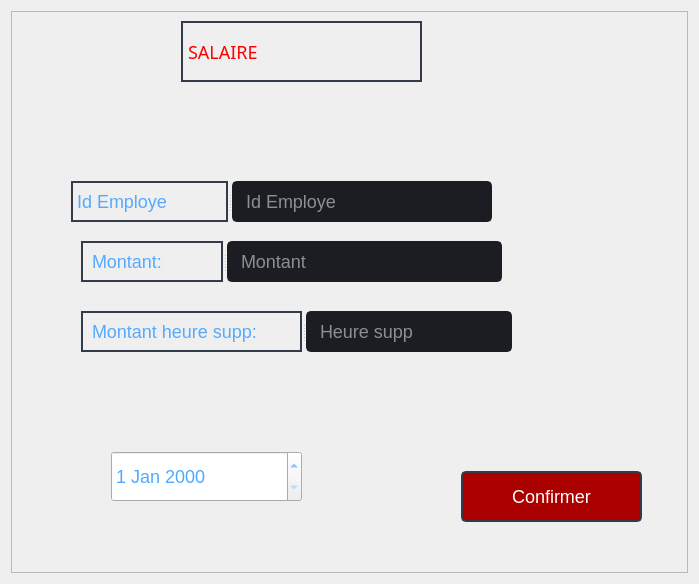
<?xml version="1.0" encoding="UTF-8"?>
<ui version="4.0">
 <class>salaire</class>
 <widget class="QDialog" name="salaire">
  <property name="geometry">
   <rect>
    <x>0</x>
    <y>0</y>
    <width>699</width>
    <height>584</height>
   </rect>
  </property>
  <property name="windowTitle">
   <string>Dialog</string>
  </property>
  <property name="styleSheet">
   <string notr="true">background-color: rgb(40, 44, 52);
QDialog {background: transparent; }
QToolTip {
	color: #ffffff;
	background-color: rgba(27, 29, 35, 160);
	border: 1px solid rgb(40, 40, 40);
	border-radius: 2px;
}
*{
	
	font-size:18px;
};
border-radius: 5px;
gridline-color: transparent;
border-bottom: 1px solid rgb(44, 49, 60);
color: rgb(255, 96, 96);
QMainWindow {background: transparent; }
QToolTip {
	color: #ffffff;
	background-color: rgba(27, 29, 35, 160);
	border: 1px solid rgb(40, 40, 40);
	border-radius: 2px;
}</string>
  </property>
  <layout class="QHBoxLayout" name="horizontalLayout">
   <item>
    <widget class="QFrame" name="frame">
     <property name="styleSheet">
      <string notr="true">background-color: rgb(40, 44, 52);/* LINE EDIT */
QLineEdit {
	background-color: rgb(27, 29, 35);
	border-radius: 5px;
	border: 2px solid rgb(27, 29, 35);
	padding-left: 10px;
}
QLineEdit:hover {
	border: 2px solid rgb(64, 71, 88);
}
QLineEdit:focus {
	border: 2px solid rgb(91, 101, 124);
}

/* SCROLL BARS */
QScrollBar:horizontal {
    border: none;
    background: rgb(52, 59, 72);
    height: 14px;
    margin: 0px 21px 0 21px;
	border-radius: 0px;
}
QScrollBar::handle:horizontal {
    background: rgb(85, 170, 255);
    min-width: 25px;
	border-radius: 7px
}
QScrollBar::add-line:horizontal {
    border: none;
    background: rgb(55, 63, 77);
    width: 20px;
	border-top-right-radius: 7px;
    border-bottom-right-radius: 7px;
    subcontrol-position: right;
    subcontrol-origin: margin;
}
QScrollBar::sub-line:horizontal {
    border: none;
    background: rgb(55, 63, 77);
    width: 20px;
	border-top-left-radius: 7px;
    border-bottom-left-radius: 7px;
    subcontrol-position: left;
    subcontrol-origin: margin;
}
QScrollBar::up-arrow:horizontal, QScrollBar::down-arrow:horizontal
{
     background: none;
}
QScrollBar::add-page:horizontal, QScrollBar::sub-page:horizontal
{
     background: none;
}
 QScrollBar:vertical {
	border: none;
    background: rgb(52, 59, 72);
    width: 14px;
    margin: 21px 0 21px 0;
	border-radius: 0px;
 }
 QScrollBar::handle:vertical {	
	background: rgb(85, 170, 255);
    min-height: 25px;
	border-radius: 7px
 }
 QScrollBar::add-line:vertical {
     border: none;
    background: rgb(55, 63, 77);
     height: 20px;
	border-bottom-left-radius: 7px;
    border-bottom-right-radius: 7px;
     subcontrol-position: bottom;
     subcontrol-origin: margin;
 }
 QScrollBar::sub-line:vertical {
	border: none;
    background: rgb(55, 63, 77);
     height: 20px;
	border-top-left-radius: 7px;
    border-top-right-radius: 7px;
     subcontrol-position: top;
     subcontrol-origin: margin;
 }
 QScrollBar::up-arrow:vertical, QScrollBar::down-arrow:vertical {
     background: none;
 }

 QScrollBar::add-page:vertical, QScrollBar::sub-page:vertical {
     background: none;
 }

/* CHECKBOX */
QCheckBox::indicator {
    border: 3px solid rgb(52, 59, 72);
	width: 15px;
	height: 15px;
	border-radius: 10px;
    background: rgb(44, 49, 60);
}
QCheckBox::indicator:hover {
    border: 3px solid rgb(58, 66, 81);
}
QCheckBox::indicator:checked {
    background: 3px solid rgb(52, 59, 72);
	border: 3px solid rgb(52, 59, 72);	
	background-image: url(:/16x16/icons/16x16/cil-check-alt.png);
}

/* RADIO BUTTON */
QRadioButton::indicator {
    border: 3px solid rgb(52, 59, 72);
	width: 15px;
	height: 15px;
	border-radius: 10px;
    background: rgb(44, 49, 60);
}
QRadioButton::indicator:hover {
    border: 3px solid rgb(58, 66, 81);
}
QRadioButton::indicator:checked {
    background: 3px solid rgb(94, 106, 130);
	border: 3px solid rgb(52, 59, 72);	
}

/* COMBOBOX */
QComboBox{
	background-color: rgb(27, 29, 35);
	border-radius: 5px;
	border: 2px solid rgb(27, 29, 35);
	padding: 5px;
	padding-left: 10px;
}
QComboBox:hover{
	border: 2px solid rgb(64, 71, 88);
}
QComboBox::drop-down {
	subcontrol-origin: padding;
	subcontrol-position: top right;
	width: 25px; 
	border-left-width: 3px;
	border-left-color: rgba(39, 44, 54, 150);
	border-left-style: solid;
	border-top-right-radius: 3px;
	border-bottom-right-radius: 3px;	
	background-image: url(:/16x16/icons/16x16/cil-arrow-bottom.png);
	background-position: center;
	background-repeat: no-reperat;
 }
QComboBox QAbstractItemView {
	color: rgb(85, 170, 255);	
	background-color: rgb(27, 29, 35);
	padding: 10px;
	selection-background-color: rgb(39, 44, 54);
}

/* SLIDERS */
QSlider::groove:horizontal {
    border-radius: 9px;
    height: 18px;
	margin: 0px;
	background-color: rgb(52, 59, 72);
}
QSlider::groove:horizontal:hover {
	background-color: rgb(55, 62, 76);
}
QSlider::handle:horizontal {
    background-color: rgb(85, 170, 255);
    border: none;
    height: 18px;
    width: 18px;
    margin: 0px;
	border-radius: 9px;
}
QSlider::handle:horizontal:hover {
    background-color: rgb(105, 180, 255);
}
QSlider::handle:horizontal:pressed {
    background-color: rgb(65, 130, 195);
}

QSlider::groove:vertical {
    border-radius: 9px;
    width: 18px;
    margin: 0px;
	background-color: rgb(52, 59, 72);
}
QSlider::groove:vertical:hover {
	background-color: rgb(55, 62, 76);
}
QSlider::handle:vertical {
    background-color: rgb(85, 170, 255);
	border: none;
    height: 18px;
    width: 18px;
    margin: 0px;
	border-radius: 9px;
}
QSlider::handle:vertical:hover {
    background-color: rgb(105, 180, 255);
}
QSlider::handle:vertical:pressed {
    background-color: rgb(65, 130, 195);
}
QTableWidget{
	background-color: rgb(255, 255, 255);
}
QDialog {background: transparent; }
QToolTip {
	color: #ffffff;
	background-color: rgba(27, 29, 35, 160);
	border: 1px solid rgb(40, 40, 40);
	border-radius: 2px;
}
*{
	
	font-size:18px;
}

</string>
     </property>
     <property name="frameShape">
      <enum>QFrame::StyledPanel</enum>
     </property>
     <property name="frameShadow">
      <enum>QFrame::Raised</enum>
     </property>
     <widget class="QPushButton" name="pushButton_43">
      <property name="geometry">
       <rect>
        <x>450</x>
        <y>460</y>
        <width>181</width>
        <height>51</height>
       </rect>
      </property>
      <property name="minimumSize">
       <size>
        <width>150</width>
        <height>30</height>
       </size>
      </property>
      <property name="font">
       <font>
        <family>Segoe UI</family>
        <pointsize>9</pointsize>
       </font>
      </property>
      <property name="styleSheet">
       <string notr="true">QPushButton {
	color: rgb(255, 255, 255);
	border: 2px solid rgb(52, 59, 72);
	border-radius: 5px;	
	
	background-color: rgb(170, 0, 0);

}
QPushButton:hover {
	background-color: rgb(57, 65, 80);
	border: 2px solid rgb(61, 70, 86);
}
QPushButton:pressed {	
	background-color: rgb(35, 40, 49);
	border: 2px solid rgb(43, 50, 61);
}</string>
      </property>
      <property name="text">
       <string>Confirmer</string>
      </property>
      <property name="icon">
       <iconset>
        <normaloff>:/16x16/icons/16x16/cil-folder-open.png</normaloff>:/16x16/icons/16x16/cil-folder-open.png</iconset>
      </property>
     </widget>
     <widget class="QLabel" name="label_16">
      <property name="geometry">
       <rect>
        <x>170</x>
        <y>10</y>
        <width>241</width>
        <height>61</height>
       </rect>
      </property>
      <property name="font">
       <font>
        <family>Orbitron</family>
        <pointsize>20</pointsize>
        <weight>9</weight>
        <italic>false</italic>
        <bold>false</bold>
       </font>
      </property>
      <property name="styleSheet">
       <string notr="true">
color: rgb(255, 0, 0);

border:2px solid  rgb(52, 59, 72);
font: 75 20pt &quot;Orbitron&quot;;
</string>
      </property>
      <property name="text">
       <string>SALAIRE</string>
      </property>
     </widget>
     <widget class="QSplitter" name="splitter">
      <property name="geometry">
       <rect>
        <x>70</x>
        <y>300</y>
        <width>431</width>
        <height>41</height>
       </rect>
      </property>
      <property name="orientation">
       <enum>Qt::Horizontal</enum>
      </property>
      <widget class="QLabel" name="label_13">
       <property name="font">
        <font>
         <pointsize>11</pointsize>
        </font>
       </property>
       <property name="styleSheet">
        <string notr="true">color : rgb(85, 170, 255);

border:2px solid  rgb(52, 59, 72);
</string>
       </property>
       <property name="text">
        <string> Montant heure supp:</string>
       </property>
      </widget>
      <widget class="QLineEdit" name="lineEdit_7">
       <property name="minimumSize">
        <size>
         <width>0</width>
         <height>30</height>
        </size>
       </property>
       <property name="styleSheet">
        <string notr="true">QLineEdit {
color : rgb(255, 255, 255);
	background-color: rgb(27, 29, 35);
	border-radius: 5px;
	border: 2px solid rgb(27, 29, 35);
	padding-left: 10px;
}
QLineEdit:hover {
	border: 2px solid rgb(64, 71, 88);
}
QLineEdit:focus {
	border: 2px solid rgb(91, 101, 124);
}</string>
       </property>
       <property name="inputMethodHints">
        <set>Qt::ImhDigitsOnly</set>
       </property>
       <property name="text">
        <string/>
       </property>
       <property name="placeholderText">
        <string>Heure supp</string>
       </property>
      </widget>
     </widget>
     <widget class="QSplitter" name="splitter_2">
      <property name="geometry">
       <rect>
        <x>70</x>
        <y>230</y>
        <width>421</width>
        <height>41</height>
       </rect>
      </property>
      <property name="orientation">
       <enum>Qt::Horizontal</enum>
      </property>
      <widget class="QLabel" name="label_15">
       <property name="font">
        <font>
         <pointsize>11</pointsize>
        </font>
       </property>
       <property name="styleSheet">
        <string notr="true">color : rgb(85, 170, 255);

border:2px solid  rgb(52, 59, 72);
</string>
       </property>
       <property name="text">
        <string> Montant:</string>
       </property>
      </widget>
      <widget class="QLineEdit" name="lineEdit_9">
       <property name="minimumSize">
        <size>
         <width>0</width>
         <height>30</height>
        </size>
       </property>
       <property name="styleSheet">
        <string notr="true">QLineEdit {
color : rgb(255, 255, 255);
	background-color: rgb(27, 29, 35);
	border-radius: 5px;
	border: 2px solid rgb(27, 29, 35);
	padding-left: 10px;
}
QLineEdit:hover {
	border: 2px solid rgb(64, 71, 88);
}
QLineEdit:focus {
	border: 2px solid rgb(91, 101, 124);
}</string>
       </property>
       <property name="inputMethodHints">
        <set>Qt::ImhDigitsOnly</set>
       </property>
       <property name="text">
        <string/>
       </property>
       <property name="placeholderText">
        <string>Montant</string>
       </property>
      </widget>
     </widget>
     <widget class="QDateEdit" name="dateEdit">
      <property name="geometry">
       <rect>
        <x>100</x>
        <y>440</y>
        <width>191</width>
        <height>51</height>
       </rect>
      </property>
      <property name="styleSheet">
       <string notr="true">color: rgb(78, 170, 255);</string>
      </property>
     </widget>
     <widget class="QSplitter" name="splitter_3">
      <property name="geometry">
       <rect>
        <x>60</x>
        <y>170</y>
        <width>421</width>
        <height>41</height>
       </rect>
      </property>
      <property name="orientation">
       <enum>Qt::Horizontal</enum>
      </property>
      <widget class="QLabel" name="label_17">
       <property name="font">
        <font>
         <pointsize>11</pointsize>
        </font>
       </property>
       <property name="styleSheet">
        <string notr="true">color : rgb(85, 170, 255);

border:2px solid  rgb(52, 59, 72);
</string>
       </property>
       <property name="text">
        <string>Id Employe</string>
       </property>
      </widget>
      <widget class="QLineEdit" name="lineEdit_10">
       <property name="minimumSize">
        <size>
         <width>0</width>
         <height>30</height>
        </size>
       </property>
       <property name="styleSheet">
        <string notr="true">QLineEdit {
color : rgb(255, 255, 255);
	background-color: rgb(27, 29, 35);
	border-radius: 5px;
	border: 2px solid rgb(27, 29, 35);
	padding-left: 10px;
}
QLineEdit:hover {
	border: 2px solid rgb(64, 71, 88);
}
QLineEdit:focus {
	border: 2px solid rgb(91, 101, 124);
}</string>
       </property>
       <property name="inputMethodHints">
        <set>Qt::ImhDigitsOnly</set>
       </property>
       <property name="text">
        <string/>
       </property>
       <property name="placeholderText">
        <string>Id Employe</string>
       </property>
      </widget>
     </widget>
    </widget>
   </item>
  </layout>
 </widget>
 <resources/>
 <connections/>
</ui>
